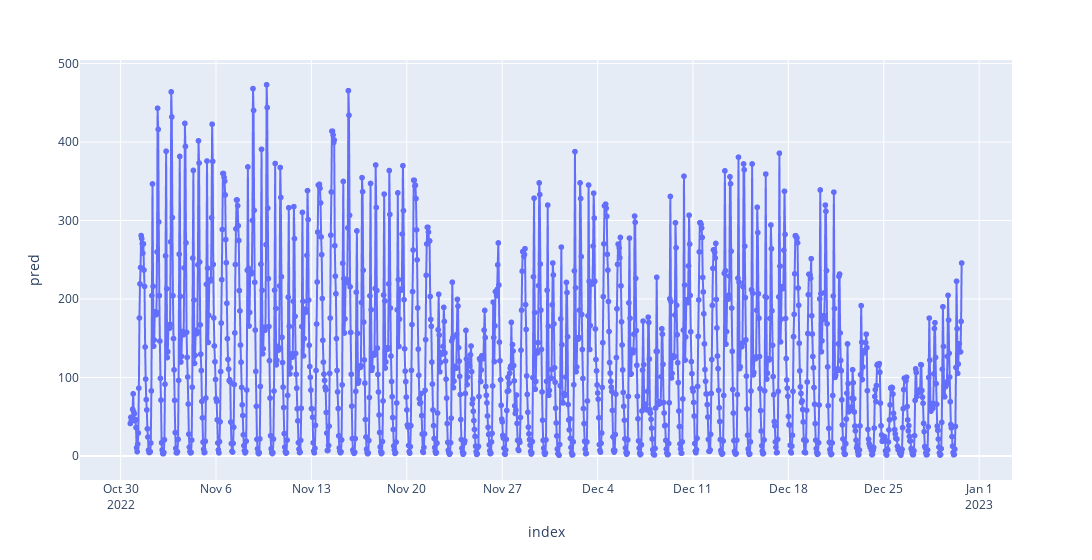

Source (notebook cell):
### Code cell
fig = px.line(future_df, x=future_df.index, y="pred", markers=True, width= 1300)
fig.show()

### Figure 1 — Plotly figure (JSON) as saved in the notebook; plotly's stock layout.template omitted (floating-point values rounded to 4 significant figures; data arrays with more than 128 entries replaced by an {"elided": "..."} marker saying what was removed)
{"data": [{"hovertemplate": "index=%{x}<br>pred=%{y}<extra></extra>", "legendgroup": "", "line": {"color": "#636efa", "dash": "solid"}, "marker": {"symbol": "circle"}, "mode": "lines+markers", "name": "", "showlegend": false, "type": "scattergl", "x": {"elided": "1465 str values"}, "xaxis": "x", "y": {"elided": "1465 float values"}, "yaxis": "y"}], "layout": {"legend": {"tracegroupgap": 0}, "margin": {"t": 60}, "width": 1300, "xaxis": {"anchor": "y", "domain": [0, 1], "title": {"text": "index"}}, "yaxis": {"anchor": "x", "domain": [0, 1], "title": {"text": "pred"}}}}
